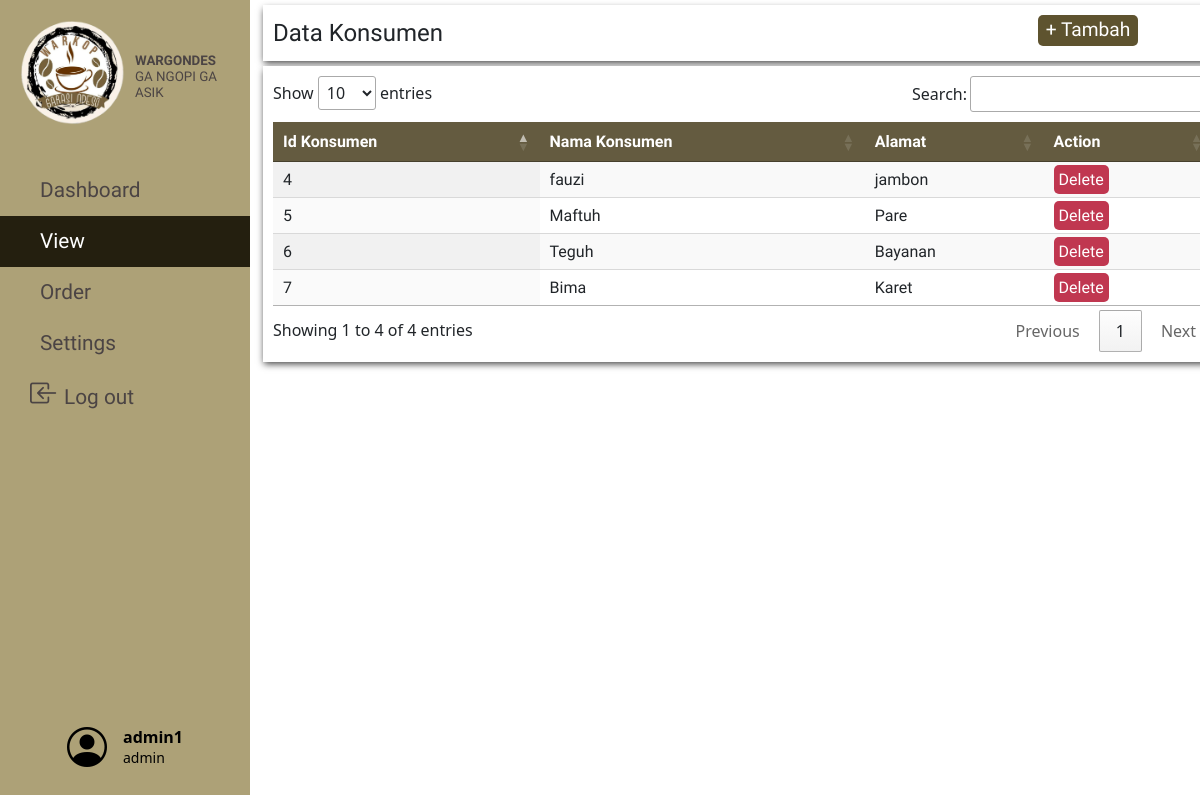
The page /php/viewKonsumenPage.php (signed in) on the database its author committed.
### tables this page shows
CREATE TABLE `konsumen` (
  `id_konsumen` int(11) NOT NULL,
  `nama_konsumen` varchar(25) NOT NULL,
  `alamat_konsumen` varchar(25) NOT NULL
);

### php/viewKonsumenPage.php (the view, shortened to what this page needs)
<html>
	<?php $page = 'viewPage'; include('../include/header.php');?>
	<?php include('../include/navbar.php');?>
	<?php include('../database/db.php');?>
	<body style="background:url('https://img.freepik.com/free-photo/right-corner-coffee-beans-with-copy-space_23-2148255026.jpg?w=826&t=st=1690722306~exp=1690722906~hmac=857df898b9099e272b7c4738dd9a2e88d4b1ef4aa3c55a6ebd3c8b798e20c916');background-repeat:no-repeat;
background-position: center center;background-size: cover;">
		<div class="label clientList">Data Konsumen
			<button id="myBtn" style="width:100px;">+ Tambah</button>
		</div>
		<table id="client_list" class="display">
			<thead>
				<tr>
					<th>Id Konsumen</th>
					<th>Nama Konsumen</th>
					<th>Alamat</th>
					<th>Action</th>
				</tr>
			</thead>
				<tbody>
					<?php
						$sql = "SELECT * FROM konsumen";
						$result = $conn->query($sql);
					?>
					<?php if ($result->num_rows > 0): ?>
						<?php while($row = $result->fetch_assoc()): ?>
							<tr>
								<td><?php echo $row["id_konsumen"]; ?></td>
								<td><?php echo $row["nama_konsumen"]; ?></td>
								<td><?php echo $row["alamat_konsumen"]; ?></td>
								<td><a onclick="return alert('Konsumen berhasil dihapus');" href="../actions/client_delete.php?id_konsumen=<?php echo $row["id_konsumen"];?>" class="action delete">Delete</td>
							</tr>
						<?php endwhile; ?>
					<?php endif; ?>
				</tbody>
		</table>
	</body>
</html>

### css/table.css (style rules this page uses)
table { background:white; border-color:black; font-family: 'Arya', sans-serif; }
thead { background:#645b40; color:white; }
.delete { background-color:#C03750; color:white; }
.action { border:none; border-radius: 5px; padding:5px; }

### css/ViewOrder.css (style rules this page uses)
body { background-color: #ededed; }
.label { width:80%; margin-top:5px; margin-left: 263px; float:left; background-color: white; font-size: 1.5em; padding:10px; font-family: 'Arya', sans-serif; box-shadow: 0px 3px 7px -1px rgba(0,0,0,0.75); -webkit-box-shadow: 0px 3px 7px -1px rgba(0,0,0,0.75); -moz-box-shadow: 0px 3px 7px -1px rgba(0,0,0,0.75); }

### css/modal.css (style rules this page uses)
#mybtn { float: right; margin-right: 75px; border: none; background-color: #5e532f; border-radius:5px; width: 5%; color: white; font-size: 1.2rem; }

### css/navbar.css (style rules this page uses)
a, a:hover, a:focus { color: inherit; text-decoration: none; transition: all 0.3s; }

### rows shown on the page
konsumen: id_konsumen "4", nama_konsumen "fauzi", alamat_konsumen "jambon"
konsumen: id_konsumen "5", nama_konsumen "Maftuh", alamat_konsumen "Pare"
konsumen: id_konsumen "6", nama_konsumen "Teguh", alamat_konsumen "Bayanan"
konsumen: id_konsumen "7", nama_konsumen "Bima", alamat_konsumen "Karet"

### other values the page prints
$_SESSION["user"] "admin1"
$_SESSION["role"] "admin"
